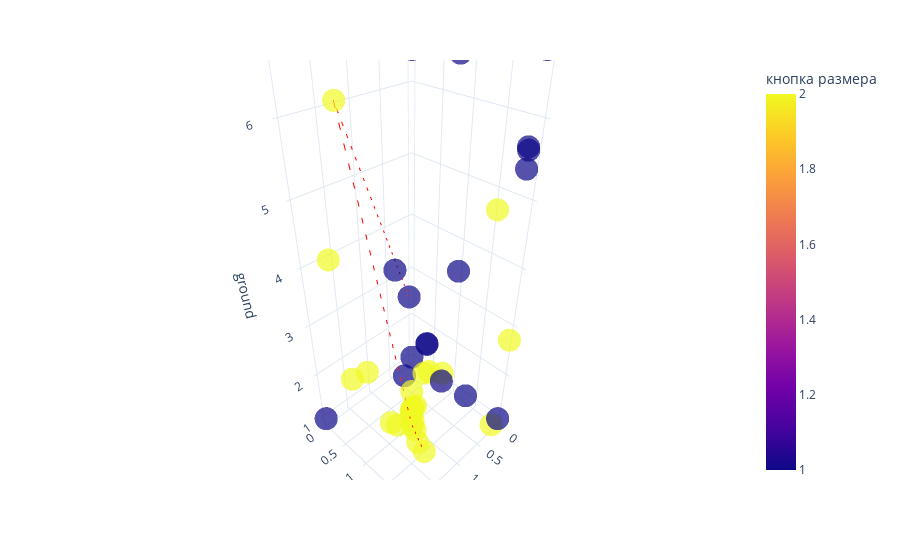

This figure's notebook cell:
### Code cell
fig = px.scatter_3d(steps_df, x='coffee', y='size', z='ground', 
                    color='кнопка размера', 
                    opacity=0.7, 
                    color_discrete_sequence=px.colors.qualitative.Alphabet)
# this is best path, plot it as a  directional line in 3d
best_option = steps_df.iloc[prob.ibest_seq].drop_duplicates()
# Create the line plot
gradient = best_option.index

line_plot = px.line_3d(best_option, x='coffee', y='size', z='ground')
line_plot['data'][0]['line']['color'] = '#FF0000'
line_plot['data'][0]['line']['dash'] = 'dash'
fig.add_trace(line_plot.data[0])
fig.update_layout(title='')

fig.update_layout(template='plotly_white')

go.Figure(fig).show()

### Figure 1 — Plotly figure (JSON) as saved in the notebook; plotly's stock layout.template omitted (floating-point values rounded to 4 significant figures)
{"data": [{"hovertemplate": "coffee=%{x}<br>size=%{y}<br>ground=%{z}<br>кнопка размера=%{marker.color}<extra></extra>", "legendgroup": "", "marker": {"color": [1, 1, 2, 2, 2, 1, 2, 1, 1, 2, 2, 2, 1, 2, 2, 2, 2, 2, 1, 2, 1, 2, 2, 1, 1, 2, 2, 1, 2, 2, 2, 2, 1, 1, 1, 1, 1, 2, 2, 2, 2, 2, 2, 1, 2, 1], "coloraxis": "coloraxis", "opacity": 0.7, "symbol": "circle"}, "mode": "markers", "name": "", "scene": "scene", "showlegend": false, "type": "scatter3d", "x": [0.4639, 0.7011, 1.857, 1.67, 1.564, 0.8555, 1.266, 1.15, 0.1688, 0.3043, 1.264, 1.258, 1.2, 1.225, 1.214, 1.165, 1.211, 1.175, 0.1845, 1.186, 0.1234, 1.164, 1.213, 0.7197, 2.0, 0.0, 2.0, 0.0, 0.0, 0.172, 0.02989, 0.0, 0.7562, 0.1123, 0.0, 2.0, 0.03181, 1.244, 1.305, 1.675, 1.761, 1.562, 1.602, 0.07334, 1.391, 0.6455], "y": [0.4042, 1.023, 0.7836, 0.09786, 0.2285, 1.514, 1.272, 0.8352, 1.976, 1.755, 1.333, 1.388, 1.044, 1.21, 1.227, 1.245, 1.211, 1.204, 2.0, 1.21, 1.955, 1.165, 1.214, 1.038, 2.0, 0.0, 2.0, 0.0, 2.0, 2.0, 0.7843, 2.0, 1.582, 2.0, 2.0, 0.0, 0.0, 1.571, 1.575, 1.249, 0.8808, 1.26, 1.815, 1.363, 2.0, 1.295], "z": [2.924, 2.489, 6.338, 4.052, 1.781, 6.727, 1.324, 3.994, 5.729, 4.916, 1.261, 1.004, 2.201, 1.554, 1.612, 1.665, 1.612, 1.283, 5.479, 1.62, 5.671, 1.44, 1.592, 2.527, 7.0, 6.823, 3.273, 1.0, 7.0, 1.0, 1.182, 2.756, 4.153, 6.722, 1.0, 1.0, 7.0, 2.72, 1.0, 1.735, 2.574, 1.582, 3.135, 1.101, 7.0, 1.852]}, {"hovertemplate": "coffee=%{x}<br>size=%{y}<br>ground=%{z}<extra></extra>", "legendgroup": "", "line": {"color": "#FF0000", "dash": "dash"}, "marker": {"symbol": "circle"}, "mode": "lines", "name": "", "scene": "scene", "showlegend": false, "type": "scatter3d", "x": [0.4639, 1.857, 1.266, 1.305], "y": [0.4042, 0.7836, 1.272, 1.575], "z": [2.924, 6.338, 1.324, 1.0]}], "layout": {"coloraxis": {"colorbar": {"title": {"text": "кнопка размера"}}, "colorscale": [[0.0, "#0d0887"], [0.1111, "#46039f"], [0.2222, "#7201a8"], [0.3333, "#9c179e"], [0.4444, "#bd3786"], [0.5556, "#d8576b"], [0.6667, "#ed7953"], [0.7778, "#fb9f3a"], [0.8889, "#fdca26"], [1.0, "#f0f921"]]}, "legend": {"tracegroupgap": 0}, "margin": {"t": 60}, "scene": {"domain": {"x": [0.0, 1.0], "y": [0.0, 1.0]}, "xaxis": {"title": {"text": "coffee"}}, "yaxis": {"title": {"text": "size"}}, "zaxis": {"title": {"text": "ground"}}}, "title": {"text": ""}}}
